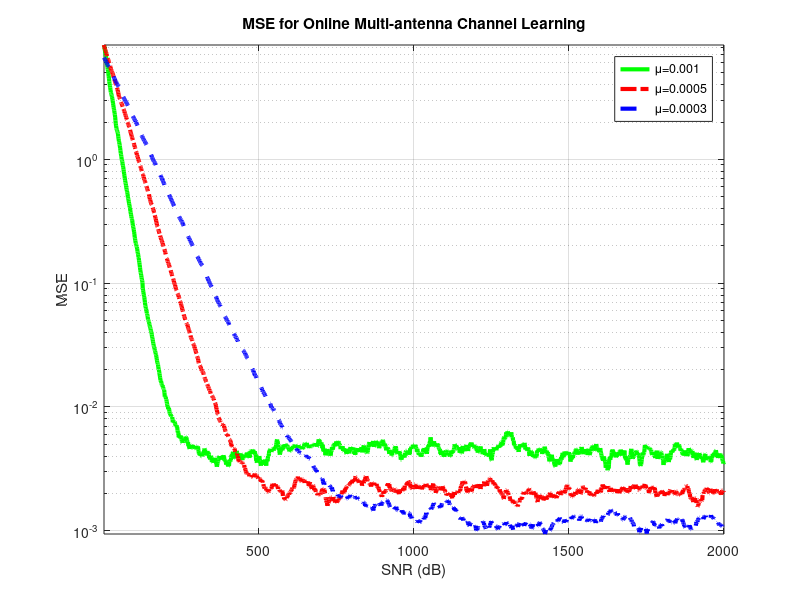

Here is the MATLAB script that generated this plot:
nBlocks = 10;
r = 1;
t = 8;
EbdB = 10.1;
Eb = 10^(EbdB/10);
No = 1;
SNR = 2*Eb/No;
SNRdB = 10*log10(Eb/No);
Lp = 2000;
mu = [0.001,0.0005,0.0003];
MSE_Online = zeros(length(mu),Lp);
for kx = 1:length(mu)
    for blk=1:1:nBlocks
        h = 1/sqrt(2)*(randn(t,1)+1j*randn(t,1));
        noise= sqrt(No/2)*(randn(Lp,1)+1j*randn(Lp,1));
        PilotI = randi([0,1],[Lp,t]);
        PilotQ = randi([0,1],[Lp,t]);
        Pilot = (2*PilotI-1)+1j*(2*PilotQ-1);
        hest = zeros(t,1)+1j*zeros(t,1);
        Xp =sqrt(Eb)*Pilot;
        Yp = Xp*h + noise;
        for px = 1:Lp
            e = Yp(px) - Xp(px,:)*hest;
            hest = hest + mu(kx)*e*Xp(px,:)';
            MSE_Online(kx,px) = MSE_Online(kx,px) + norm(h-hest)^2;
        end

    end
end


MSE_Online = MSE_Online/nBlocks;

semilogy([1:Lp], MSE_Online(1,:),'g-','linewidth',3.0);
hold on
semilogy([1:Lp], MSE_Online(2,:),'r-.','linewidth',3.0);
semilogy([1:Lp], MSE_Online(3,:),'b--','linewidth',3.0);
axis tight;
grid on;
title('MSE for Online Multi-antenna Channel Learning');
legend('\mu=0.001','\mu=0.0005','\mu=0.0003','Location','NorthEast');
xlabel('SNR (dB)')
ylabel('MSE')
